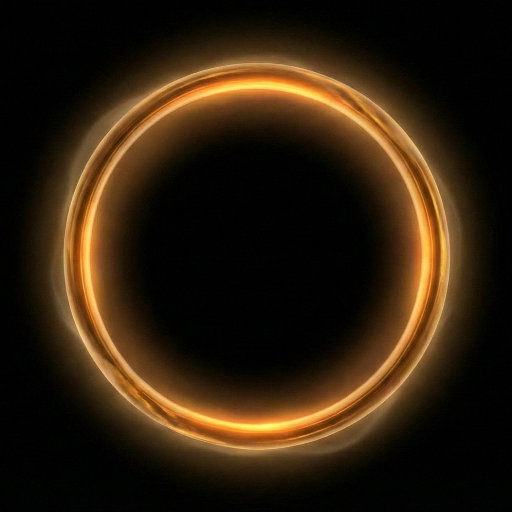
#> input picture viewer/android-chrome-512x512.png, 512 x 512 px, found by its file name
$ python generate_splash_v2.py
#> lines starting #> are read from the running program, lines starting #| are printed output that depends on the picture
"""Generate splash icon for Afterword — exact copy of the chrome icon.

Takes viewer/android-chrome-512x512.png (standard square PNG, no
adaptive-icon rounded corners) and:
  1. Pastes it centred on a 1152x1152 black canvas at ~55% size
     so the glow never clips on any device
  2. The black border guarantees no edge-clipping on ANY screen

Why not upscale only?  The source is 512px — placing it centred on a
larger black canvas means native splash configs can use 'image' mode
and the ring will always have safe margin.

Usage:
    python automation/generate_splash_v2.py
    -> overwrites assets/splash_icon.png
"""

from PIL import Image

FINAL = 1152
SOURCE = "viewer/android-chrome-512x512.png"
# Ring occupies ~55% of canvas → generous black margin on all edges
RING_SIZE = int(FINAL * 0.62)      # 714px — slight upscale from 512


def main():
    icon = Image.open(SOURCE).convert("RGB")
    ring = icon.resize((RING_SIZE, RING_SIZE), Image.LANCZOS)

    canvas = Image.new("RGB", (FINAL, FINAL), (0, 0, 0))
#> canvas: PIL image 1152x1152 RGB; every value is 0
    offset = (FINAL - RING_SIZE) // 2
    canvas.paste(ring, (offset, offset))
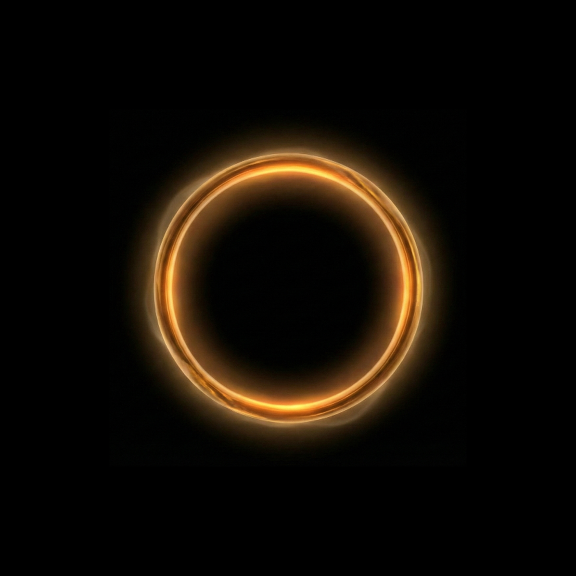
#> canvas: PIL image 1152x1152 RGB (shown at 1/2 size); mean R, G, B 18.2, 12.2, 5.3

    out = "assets/splash_icon.png"
    canvas.save(out, "PNG", optimize=True)
    print(f"✅ {out} ({FINAL}x{FINAL}, ring {RING_SIZE}px centred from {SOURCE})")


if __name__ == "__main__":
    main()
